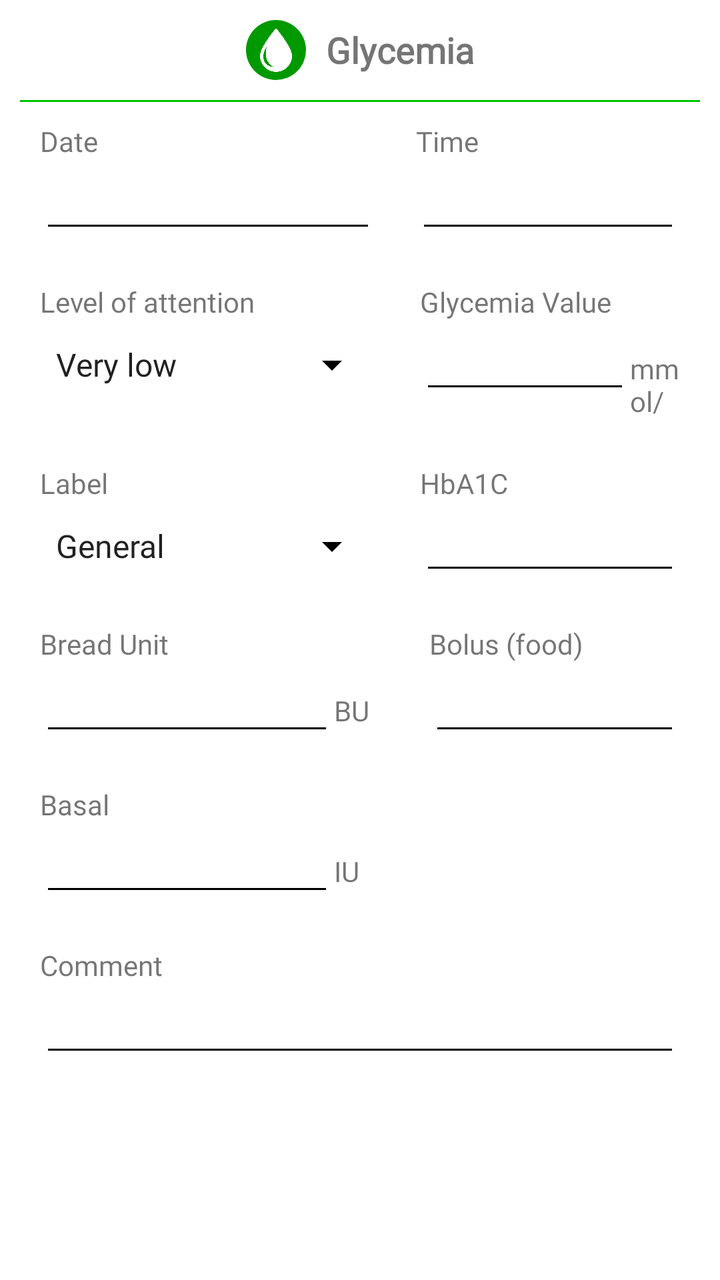
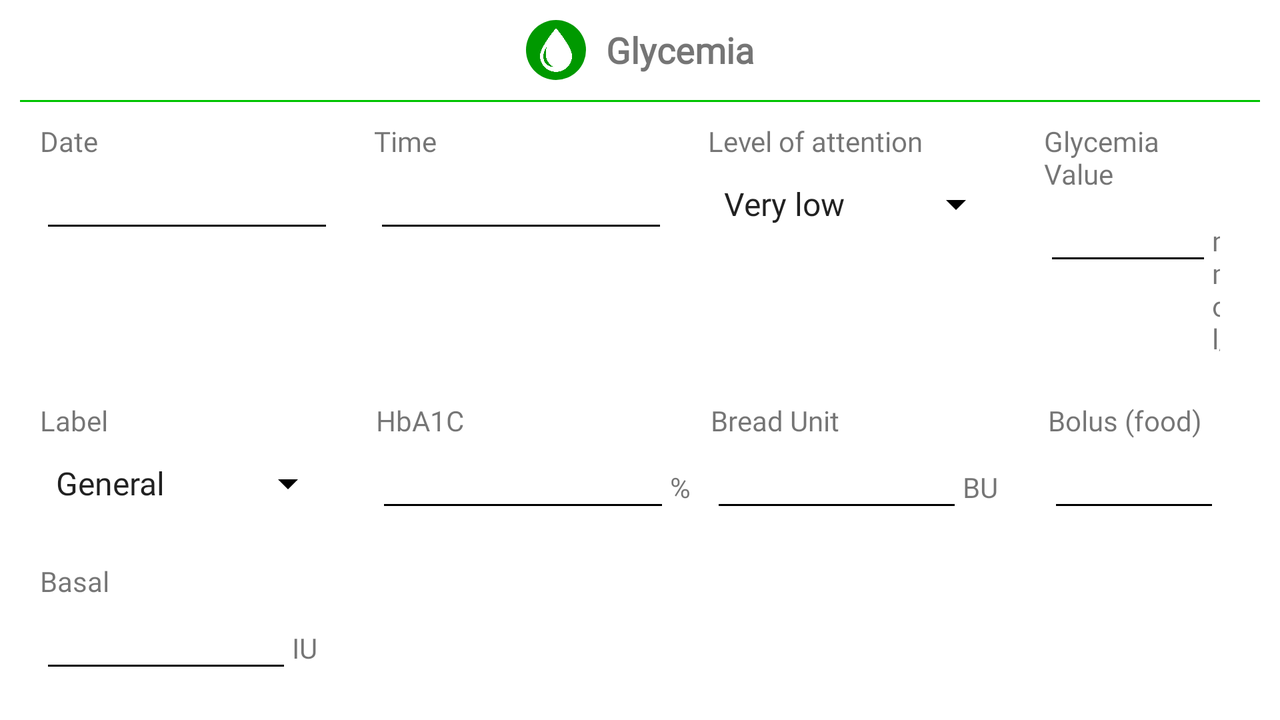

First picture: res/layout/ on a phone held upright. Second picture: the repository's own variant of that layout, on a device whose configuration matches the variant's folder. Source for both follows.
<!-- AndroidManifest.xml: application theme Theme.MyHealthMonitor -->
<!-- res/layout/fragment_glycemia.xml -->
<?xml version="1.0" encoding="utf-8"?>
<LinearLayout
    xmlns:android="http://schemas.android.com/apk/res/android"
    xmlns:app="http://schemas.android.com/apk/res-auto"
    xmlns:tools="http://schemas.android.com/tools"
    android:layout_width="match_parent"
    android:layout_height="match_parent"
    tools:context=".NewReportActivity"
    android:orientation="vertical">

    <LinearLayout
        android:layout_width="match_parent"
        android:layout_height="wrap_content"
        android:orientation="horizontal"

        android:layout_marginStart="20dp"
        android:layout_marginEnd="20dp"
        android:layout_marginTop="10dp"
        android:layout_marginBottom="10dp"
        android:gravity="center" >

        <ImageView
            android:layout_width="30dp"
            android:layout_height="30dp"
            app:srcCompat="@drawable/img_drop"
            android:background="@drawable/background_green_oval"
            app:tint="@color/white"
            android:padding="4dp"
            android:layout_marginEnd="10dp"
            android:contentDescription="@string/glycemia" />

        <TextView
            android:layout_height="wrap_content"
            android:layout_width="wrap_content"
            android:textSize="18sp"
            android:textStyle="bold"
            android:text="@string/glycemia"
            />
    </LinearLayout>

    <View
        android:layout_width="match_parent"
        android:layout_height="1dp"
        android:background="@color/green"
        android:layout_marginStart="10dp"
        android:layout_marginEnd="10dp"/>

    <LinearLayout
        android:layout_width="match_parent"
        android:layout_height="wrap_content"
        android:orientation="horizontal"
        android:layout_marginStart="20dp"
        android:layout_marginEnd="20dp"
        android:layout_marginTop="10dp"
        android:layout_marginBottom="10dp">

        <LinearLayout
            android:orientation="vertical"
            android:layout_width="wrap_content"
            android:layout_height="wrap_content"

            android:layout_marginEnd="10dp">

            <TextView
                android:id="@+id/dateDesc"
                android:layout_height="wrap_content"
                android:layout_width="wrap_content"

                android:text="@string/date" />

            <EditText
                android:id="@+id/date"

                android:layout_height="wrap_content"
                android:layout_width="wrap_content"
                android:ems="8"

                android:focusable="false"
                android:inputType="date"/>
        </LinearLayout>

        <LinearLayout
            android:orientation="vertical"
            android:layout_height="wrap_content"
            android:layout_width="wrap_content"
            android:layout_marginStart="10dp">

            <TextView
                android:layout_height="wrap_content"
                android:layout_width="wrap_content"

                android:text="@string/time" />

            <EditText
                android:id="@+id/time"

                android:layout_height="wrap_content"
                android:layout_width="wrap_content"
                android:ems="8"

                android:focusable="false"
                android:inputType="time"/>
        </LinearLayout>
    </LinearLayout>

    <LinearLayout
        android:layout_width="match_parent"
        android:layout_height="wrap_content"
        android:orientation="horizontal"

        android:layout_marginStart="20dp"
        android:layout_marginEnd="20dp"
        android:layout_marginTop="10dp"
        android:layout_marginBottom="10dp">

        <LinearLayout
            android:orientation="vertical"
            android:layout_width="wrap_content"
            android:layout_height="wrap_content"

            android:layout_marginEnd="10dp">

            <TextView
                android:layout_width="wrap_content"
                android:layout_height="wrap_content"

                android:text="@string/attention" />

            <Spinner
                android:id="@+id/attention"
                android:layout_width="170dp"
                android:layout_height="wrap_content"
                android:entries="@array/attention"
                android:layout_marginTop="10dp"/>
        </LinearLayout>

        <LinearLayout
            android:layout_width="wrap_content"
            android:layout_height="wrap_content"
            android:layout_marginStart="10dp"
            android:orientation="vertical">

            <TextView
                android:layout_width="wrap_content"
                android:layout_height="wrap_content"

                android:text="@string/glycemiaVal" />

            <LinearLayout
                android:layout_width="wrap_content"
                android:layout_height="wrap_content"
                android:orientation="horizontal">

                <EditText
                    android:id="@+id/glycemiaVal"

                    android:layout_width="wrap_content"
                    android:layout_height="wrap_content"
                    android:ems="5"
                    android:inputType="numberDecimal" />

                <TextView
                    android:id="@+id/glycemiaMU"
                    android:layout_width="wrap_content"
                    android:layout_height="wrap_content"

                    android:text="@string/glycemia2" />
            </LinearLayout>
        </LinearLayout>
    </LinearLayout>

    <LinearLayout
        android:layout_width="match_parent"
        android:layout_height="wrap_content"
        android:orientation="horizontal"

        android:layout_marginStart="20dp"
        android:layout_marginEnd="20dp"
        android:layout_marginTop="10dp"
        android:layout_marginBottom="10dp">

        <LinearLayout
            android:orientation="vertical"
            android:layout_width="wrap_content"
            android:layout_height="wrap_content"

            android:layout_marginEnd="10dp">

            <TextView
                android:layout_width="wrap_content"
                android:layout_height="wrap_content"

                android:text="@string/label" />

            <Spinner
                android:id="@+id/label"
                android:layout_width="170dp"
                android:layout_height="wrap_content"
                android:entries="@array/label"
                android:layout_marginTop="10dp"/>
        </LinearLayout>

        <LinearLayout
            android:orientation="vertical"
            android:layout_height="wrap_content"
            android:layout_width="wrap_content"
            android:layout_marginStart="10dp">

            <TextView
                android:layout_height="wrap_content"
                android:layout_width="wrap_content"

                android:text="@string/HbA1C" />

            <LinearLayout
                android:orientation="horizontal"
                android:layout_height="wrap_content"
                android:layout_width="wrap_content">
                <EditText
                    android:id="@+id/HbA1C"

                    android:layout_height="wrap_content"
                    android:layout_width="wrap_content"
                    android:ems="7"
                    android:inputType="numberDecimal"/>
                <TextView
                    android:layout_height="wrap_content"
                    android:layout_width="wrap_content"

                    android:text="%" />
            </LinearLayout>
        </LinearLayout>
    </LinearLayout>

    <LinearLayout
        android:layout_width="match_parent"
        android:layout_height="wrap_content"
        android:orientation="horizontal"

        android:layout_marginStart="20dp"
        android:layout_marginEnd="20dp"
        android:layout_marginTop="10dp"
        android:layout_marginBottom="10dp">

        <LinearLayout
            android:orientation="vertical"
            android:layout_width="wrap_content"
            android:layout_height="wrap_content"

            android:layout_marginEnd="10dp">

            <TextView
                android:layout_height="wrap_content"
                android:layout_width="wrap_content"

                android:text="@string/breadUnit" />

            <LinearLayout
                android:orientation="horizontal"
                android:layout_height="wrap_content"
                android:layout_width="wrap_content">
                <EditText
                    android:id="@+id/breadUnit"

                    android:layout_height="wrap_content"
                    android:layout_width="wrap_content"
                    android:ems="7"
                    android:inputType="numberSigned"/>
                <TextView
                    android:layout_height="wrap_content"
                    android:layout_width="wrap_content"

                    android:text="BU" />
            </LinearLayout>
        </LinearLayout>

        <LinearLayout
            android:orientation="vertical"
            android:layout_height="wrap_content"
            android:layout_width="wrap_content"
            android:layout_marginStart="20dp">

            <TextView
                android:layout_height="wrap_content"
                android:layout_width="wrap_content"

                android:text="@string/bolus" />

            <LinearLayout
                android:orientation="horizontal"
                android:layout_height="wrap_content"
                android:layout_width="wrap_content">
                <EditText
                    android:id="@+id/bolus"

                    android:layout_height="wrap_content"
                    android:layout_width="wrap_content"
                    android:ems="7"
                    android:inputType="numberDecimal"/>
                <TextView
                    android:layout_height="wrap_content"
                    android:layout_width="wrap_content"

                    android:text="IU" />
            </LinearLayout>
        </LinearLayout>
    </LinearLayout>

    <LinearLayout
        android:layout_width="match_parent"
        android:layout_height="wrap_content"
        android:orientation="horizontal"

        android:layout_marginStart="20dp"
        android:layout_marginEnd="20dp"
        android:layout_marginTop="10dp"
        android:layout_marginBottom="10dp">

        <LinearLayout
            android:layout_width="wrap_content"
            android:layout_height="wrap_content"
            android:orientation="vertical">

            <TextView
                android:layout_height="wrap_content"
                android:layout_width="wrap_content"

                android:text="@string/basal" />

            <LinearLayout
                android:orientation="horizontal"
                android:layout_height="wrap_content"
                android:layout_width="wrap_content">
                <EditText
                    android:id="@+id/basal"

                    android:layout_height="wrap_content"
                    android:layout_width="wrap_content"
                    android:ems="7"
                    android:inputType="numberDecimal"/>
                <TextView
                    android:layout_height="wrap_content"
                    android:layout_width="wrap_content"

                    android:text="IU" />
            </LinearLayout>

        </LinearLayout>
    </LinearLayout>

    <LinearLayout
        android:layout_width="match_parent"
        android:layout_height="wrap_content"
        android:orientation="vertical"
        android:layout_marginStart="20dp"
        android:layout_marginEnd="20dp"
        android:layout_marginTop="10dp"
        android:layout_marginBottom="10dp">

        <TextView
            android:layout_height="wrap_content"
            android:layout_width="wrap_content"

            android:text="@string/comment" />

        <EditText
            android:id="@+id/comment"
            android:inputType="textMultiLine"

            android:layout_width="match_parent"
            android:layout_height="wrap_content"
            />
    </LinearLayout>
</LinearLayout>
<!-- resources referenced by this layout -->
<resources>
  <string-array name="attention">
          <item>Very low</item>
          <item>Low</item>
          <item>Medium</item>
          <item>High</item>
          <item>Very high</item>
      </string-array>
  <string-array name="label">
          <item>General</item>
          <item>Before a meal</item>
          <item>After a meal</item>
      </string-array>
  <color name="green">#00c300</color>
  <color name="white">#FFFFFF</color>
  <!-- drawable background_green_oval (drawable) -->
  <?xml version="1.0" encoding="utf-8"?>
  <shape
      xmlns:android="http://schemas.android.com/apk/res/android"
      android:shape="oval">
      <solid android:color="@color/green_dark"/>
  </shape>
  <!-- drawable img_drop: png bitmap (drawable, 53927 bytes) -->
  <string name="HbA1C">HbA1C</string>
  <string name="attention">Level of attention</string>
  <string name="basal">Basal</string>
  <string name="bolus">Bolus (food)</string>
  <string name="breadUnit">Bread Unit</string>
  <string name="comment">Comment</string>
  <string name="date">Date</string>
  <string name="glycemia">Glycemia</string>
  <string name="glycemia2" translatable="false">mmol/L</string>
  <string name="glycemiaVal">Glycemia Value</string>
  <string name="label">Label</string>
  <string name="time">Time</string>
  <style name="Theme.MyHealthMonitor" parent="Theme.MaterialComponents.DayNight.DarkActionBar">
          
          <item name="colorPrimary">@color/green</item>
          <item name="colorPrimaryVariant">@color/green_light</item>
          <item name="colorOnPrimary">@color/white</item>
          <item name="android:fontFamily">@font/louis_george_cafe</item>
  
          
          <item name="colorSecondary">@color/green_dark</item>
          <item name="colorSecondaryVariant">@color/green</item>
          <item name="colorOnSecondary">@color/white</item>
  
          <item name="android:statusBarColor">@color/green</item>
          <item name="android:colorControlNormal">@color/black</item>
      </style>
  <color name="green_dark">#009900</color>
  <color name="green_light">#ccffb3</color>
  <color name="black">#000000</color>
</resources>
<!-- res/layout-land/fragment_glycemia.xml (the repository's variant of the layout above) -->
<!-- drawn on the phone turned sideways -->
<?xml version="1.0" encoding="utf-8"?>
<LinearLayout
    xmlns:android="http://schemas.android.com/apk/res/android"
    xmlns:app="http://schemas.android.com/apk/res-auto"
    xmlns:tools="http://schemas.android.com/tools"
    android:layout_width="match_parent"
    android:layout_height="match_parent"
    tools:context=".NewReportActivity"
    android:orientation="vertical">

    <LinearLayout
        android:layout_width="match_parent"
        android:layout_height="wrap_content"
        android:orientation="horizontal"

        android:layout_marginStart="20dp"
        android:layout_marginEnd="20dp"
        android:layout_marginTop="10dp"
        android:layout_marginBottom="10dp"
        android:gravity="center" >

        <ImageView
            android:layout_width="30dp"
            android:layout_height="30dp"
            app:srcCompat="@drawable/img_drop"
            android:background="@drawable/background_green_oval"
            app:tint="@color/white"
            android:padding="4dp"
            android:layout_marginEnd="10dp"
            android:contentDescription="@string/glycemia" />

        <TextView
            android:layout_height="wrap_content"
            android:layout_width="wrap_content"
            android:textSize="18sp"
            android:textStyle="bold"
            android:text="@string/glycemia"
            />
    </LinearLayout>

    <View
        android:layout_width="match_parent"
        android:layout_height="1dp"
        android:background="@color/green"
        android:layout_marginStart="10dp"
        android:layout_marginEnd="10dp"/>

    <LinearLayout
        android:layout_width="match_parent"
        android:layout_height="wrap_content"
        android:orientation="horizontal"
        android:layout_marginStart="20dp"
        android:layout_marginEnd="20dp"
        android:layout_marginTop="10dp"
        android:layout_marginBottom="10dp">

        <LinearLayout
            android:orientation="vertical"
            android:layout_width="wrap_content"
            android:layout_height="wrap_content"

            android:layout_marginEnd="10dp">

            <TextView
                android:layout_height="wrap_content"
                android:layout_width="wrap_content"

                android:text="@string/date" />

            <EditText
                android:id="@+id/date"

                android:layout_height="wrap_content"
                android:layout_width="wrap_content"
                android:ems="7"

                android:focusable="false" />
        </LinearLayout>

        <LinearLayout
            android:orientation="vertical"
            android:layout_height="wrap_content"
            android:layout_width="wrap_content"
            android:layout_marginStart="10dp"
            android:layout_marginEnd="10dp">

            <TextView
                android:layout_height="wrap_content"
                android:layout_width="wrap_content"

                android:text="@string/time" />

            <EditText
                android:id="@+id/time"

                android:layout_height="wrap_content"
                android:layout_width="wrap_content"
                android:ems="7"

                android:focusable="false" />
        </LinearLayout>

        <LinearLayout
            android:layout_width="wrap_content"
            android:layout_height="wrap_content"
            android:orientation="vertical"

            android:layout_marginStart="10dp"
            android:layout_marginEnd="10dp">

            <TextView
                android:layout_width="wrap_content"
                android:layout_height="wrap_content"

                android:text="@string/attention" />

            <Spinner
                android:id="@+id/attention"
                android:layout_width="148dp"
                android:layout_height="wrap_content"
                android:entries="@array/attention"
                android:layout_marginTop="10dp"/>

        </LinearLayout>

        <LinearLayout
            android:orientation="vertical"
            android:layout_width="wrap_content"
            android:layout_height="wrap_content"

            android:layout_marginStart="10dp"
            android:layout_marginEnd="10dp">

            <TextView
                android:layout_height="wrap_content"
                android:layout_width="wrap_content"

                android:text="@string/glycemiaVal" />

            <LinearLayout
                android:orientation="horizontal"
                android:layout_height="wrap_content"
                android:layout_width="wrap_content">
                <EditText
                    android:id="@+id/glycemiaVal"

                    android:layout_height="wrap_content"
                    android:layout_width="wrap_content"
                    android:ems="4"
                    android:inputType="numberDecimal"/>
                <TextView
                    android:id="@+id/glycemiaMU"
                    android:layout_height="wrap_content"
                    android:layout_width="wrap_content"

                    android:text="@string/glycemia2" />
            </LinearLayout>
        </LinearLayout>
    </LinearLayout>

    <LinearLayout
        android:layout_width="match_parent"
        android:layout_height="wrap_content"
        android:orientation="horizontal"

        android:layout_marginStart="20dp"
        android:layout_marginEnd="20dp"
        android:layout_marginTop="10dp"
        android:layout_marginBottom="10dp">

        <LinearLayout
            android:layout_width="wrap_content"
            android:layout_height="wrap_content"
            android:layout_marginEnd="10dp"
            android:orientation="vertical">

            <TextView
                android:layout_width="wrap_content"
                android:layout_height="wrap_content"

                android:text="@string/label" />
            <Spinner
                android:id="@+id/label"
                android:layout_width="148dp"
                android:layout_height="wrap_content"
                android:layout_marginTop="10dp"
                android:entries="@array/label" />



        </LinearLayout>

        <LinearLayout
            android:orientation="vertical"
            android:layout_width="wrap_content"
            android:layout_height="wrap_content"

            android:layout_marginStart="10dp"
            android:layout_marginEnd="10dp">

            <TextView
                android:layout_height="wrap_content"
                android:layout_width="wrap_content"

                android:text="@string/HbA1C" />

            <LinearLayout
                android:orientation="horizontal"
                android:layout_height="wrap_content"
                android:layout_width="wrap_content">
                <EditText
                    android:id="@+id/HbA1C"

                    android:layout_height="wrap_content"
                    android:layout_width="wrap_content"
                    android:ems="7"
                    android:inputType="numberDecimal"/>
                <TextView
                    android:layout_height="wrap_content"
                    android:layout_width="wrap_content"

                    android:text="%" />
            </LinearLayout>

        </LinearLayout>

        <LinearLayout
            android:orientation="vertical"
            android:layout_height="wrap_content"
            android:layout_width="wrap_content"
            android:layout_marginStart="0dp"
            android:layout_marginEnd="10dp">

            <TextView
                android:layout_height="wrap_content"
                android:layout_width="wrap_content"

                android:text="@string/breadUnit" />

            <LinearLayout
                android:orientation="horizontal"
                android:layout_height="wrap_content"
                android:layout_width="wrap_content">
                <EditText
                    android:id="@+id/breadUnit"

                    android:layout_height="wrap_content"
                    android:layout_width="wrap_content"
                    android:ems="6"
                    android:inputType="numberSigned"/>
                <TextView
                    android:layout_height="wrap_content"
                    android:layout_width="wrap_content"

                    android:text="BU" />
            </LinearLayout>
        </LinearLayout>

        <LinearLayout
            android:orientation="vertical"
            android:layout_width="wrap_content"
            android:layout_height="wrap_content"
            android:layout_marginStart="15dp"
            android:layout_marginEnd="10dp">

            <TextView
                android:layout_height="wrap_content"
                android:layout_width="wrap_content"

                android:text="@string/bolus" />

            <LinearLayout
                android:orientation="horizontal"
                android:layout_height="wrap_content"
                android:layout_width="wrap_content">
                <EditText
                    android:id="@+id/bolus"

                    android:layout_height="wrap_content"
                    android:layout_width="wrap_content"
                    android:ems="6"
                    android:inputType="numberDecimal"/>
                <TextView
                    android:layout_height="wrap_content"
                    android:layout_width="wrap_content"

                    android:text="IU" />
            </LinearLayout>
        </LinearLayout>
    </LinearLayout>

    <LinearLayout
        android:layout_width="match_parent"
        android:layout_height="wrap_content"
        android:orientation="horizontal"

        android:layout_marginStart="20dp"
        android:layout_marginEnd="20dp"
        android:layout_marginTop="10dp"
        android:layout_marginBottom="10dp">

        <LinearLayout
            android:orientation="vertical"
            android:layout_height="wrap_content"
            android:layout_width="wrap_content">

            <TextView
                android:layout_height="wrap_content"
                android:layout_width="wrap_content"

                android:text="@string/basal" />

            <LinearLayout
                android:orientation="horizontal"
                android:layout_height="wrap_content"
                android:layout_width="wrap_content">
                <EditText
                    android:id="@+id/basal"

                    android:layout_height="wrap_content"
                    android:layout_width="wrap_content"
                    android:ems="6"
                    android:inputType="numberDecimal"/>
                <TextView
                    android:layout_height="wrap_content"
                    android:layout_width="wrap_content"

                    android:text="IU" />
            </LinearLayout>
        </LinearLayout>

    </LinearLayout>

    <LinearLayout
        android:layout_width="match_parent"
        android:layout_height="wrap_content"
        android:orientation="vertical"
        android:layout_marginStart="20dp"
        android:layout_marginEnd="20dp"
        android:layout_marginTop="10dp"
        android:layout_marginBottom="10dp">

        <TextView
            android:layout_height="wrap_content"
            android:layout_width="wrap_content"

            android:text="@string/comment" />

        <EditText
            android:id="@+id/comment"
            android:inputType="textMultiLine"

            android:layout_width="match_parent"
            android:layout_height="wrap_content"
            />
    </LinearLayout>
</LinearLayout>
